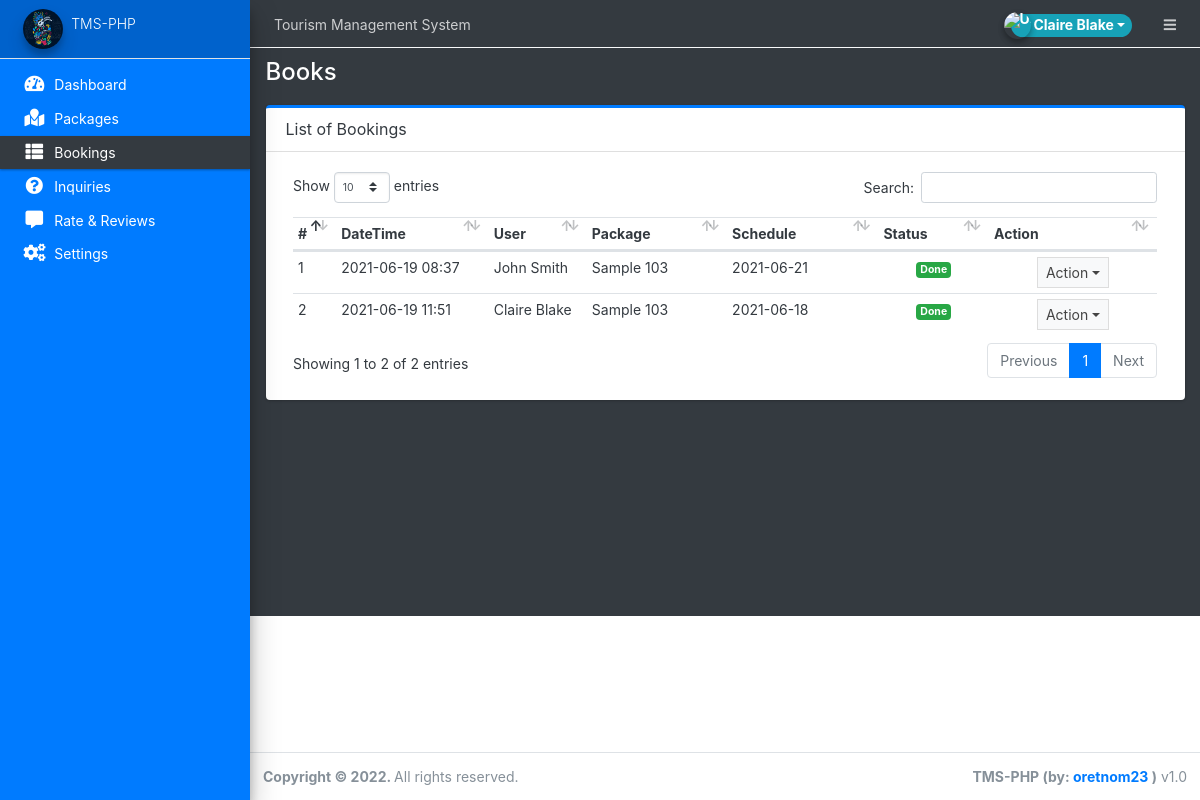
The page /admin/?page=books (signed in) on the database its author committed.
### tables this page shows
CREATE TABLE `book_list` (
  `id` int(30) NOT NULL,
  `user_id` int(30) NOT NULL,
  `package_id` int(30) NOT NULL,
  `status` tinyint(4) NOT NULL DEFAULT 0 COMMENT '0=pending,1=confirm, 2=cancelled\r\n',
  `schedule` date DEFAULT NULL,
  `date_created` datetime NOT NULL DEFAULT current_timestamp()
);

CREATE TABLE `packages` (
  `id` int(30) NOT NULL,
  `title` text DEFAULT NULL,
  `tour_location` text DEFAULT NULL,
  `cost` double NOT NULL,
  `description` text DEFAULT NULL,
  `upload_path` text DEFAULT NULL,
  `status` tinyint(4) NOT NULL DEFAULT 1 COMMENT '1 =active ,2 = Inactive',
  `date_created` datetime NOT NULL DEFAULT current_timestamp()
);

### admin/books/index.php (the view, shortened to what this page needs)
<div class="card card-outline card-primary">
	<div class="card-header">
		<h3 class="card-title">List of Bookings</h3>
	</div>
	<div class="card-body">
        <div class="container-fluid">
        <table class="table table-stripped text-dark">
            <colgroup>
                <col width="5%">
                <col width="10">
                <col width="15">
                <col width="25">
                <col width="20">
                <col width="5">
                <col width="5">
            </colgroup>
            <thead>
                <tr>
                    <th>#</th>
                    <th>DateTime</th>
                    <th>User</th>
                    <th>Package</th>
                    <th>Schedule</th>
                    <th>Status</th>
                    <th>Action</th>
                </tr>
            </thead>
            <tbody>
                <?php
                $i=1;
                    $qry = $conn->query("SELECT b.*,p.title,concat(u.firstname,' ',u.lastname) as name FROM book_list b inner join `packages` p on p.id = b.package_id inner join users u on u.id = b.user_id order by date(b.date_created) desc ");
                    while($row= $qry->fetch_assoc()):
                ?>
                    <tr>
                        <td><?php echo $i++ ?></td>
                        <td><?php echo date("Y-m-d H:i",strtotime($row['date_created'])) ?></td>
                        <td><?php echo $row['name'] ?></td>
                        <td><?php echo $row['title'] ?></td>
                        <td><?php echo date("Y-m-d",strtotime($row['schedule'])) ?></td>
                        <td class="text-center">
                            <?php if($row['status'] == 0): ?>
                                <span class="badge badge-warning">Pending</span>
                            <?php elseif($row['status'] == 1): ?>
                                <span class="badge badge-primary">Confirmed</span>
                            <?php elseif($row['status'] == 2): ?>
                                <span class="badge badge-danger">Cancelled</span>
                            <?php elseif($row['status'] == 3): ?>
                                <span class="badge badge-success">Done</span>
                            <?php endif; ?>
                        </td>
                        <td align="center">
                                <button type="button" class="btn btn-flat btn-default btn-sm dropdown-toggle dropdown-icon" data-toggle="dropdown">
                                    Action
                                </button>
                        </td>
                    </tr>
                <?php endwhile; ?>
            </tbody>
        </table>
		</div>
	</div>
</div>

### rows shown on the page
book_list: date_created "2021-06-19 08:37", name "John Smith", package.title "Sample 103", schedule "2021-06-21", status "Done"
book_list: date_created "2021-06-19 11:51", name "Claire Blake", package.title "Sample 103", schedule "2021-06-18", status "Done"

### other values the page prints
$_settings->info('name') "Tourism Management System"
$_settings->userdata('firstname').' '.$_settings->userdata('lastname') "Claire Blake"
$_settings->info('short_name') "TMS-PHP"
str_replace(array("/","_"), " ",$page) "Books"
